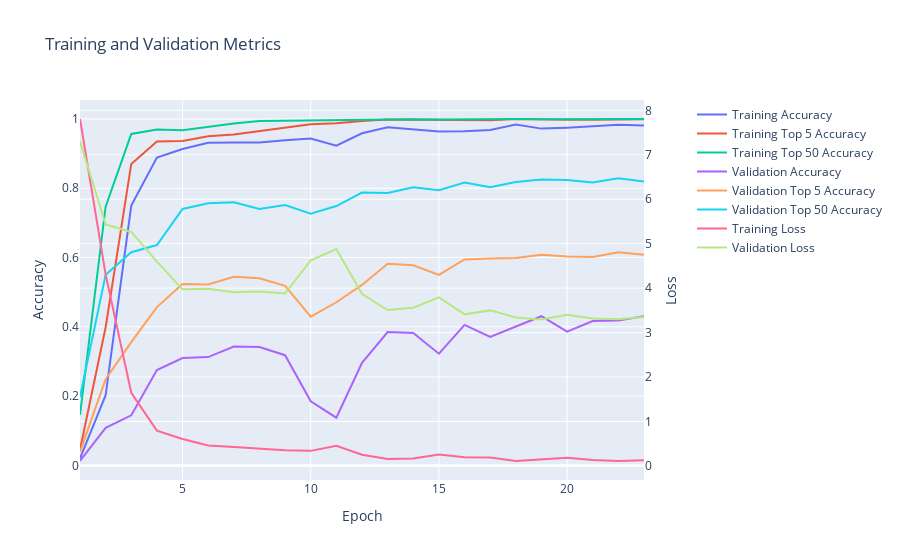

Notebook cell for this chart:
### Code cell
arcface_cross_entropy_model.display_training_history()

### Figure 1 — Plotly figure (JSON) as saved in the notebook; plotly's stock layout.template omitted (floating-point values rounded to 4 significant figures)
{"data": [{"mode": "lines", "name": "Training Accuracy", "type": "scatter", "x": [1, 2, 3, 4, 5, 6, 7, 8, 9, 10, 11, 12, 13, 14, 15, 16, 17, 18, 19, 20, 21, 22, 23], "xaxis": "x", "y": [0.01978, 0.2024, 0.7501, 0.8886, 0.9132, 0.9313, 0.9323, 0.9323, 0.9389, 0.9434, 0.9229, 0.9587, 0.976, 0.9691, 0.9642, 0.9649, 0.9684, 0.9844, 0.9722, 0.975, 0.9781, 0.9833, 0.9809, 0.9844], "yaxis": "y"}, {"mode": "lines", "name": "Training Top 5 Accuracy", "type": "scatter", "x": [1, 2, 3, 4, 5, 6, 7, 8, 9, 10, 11, 12, 13, 14, 15, 16, 17, 18, 19, 20, 21, 22, 23], "xaxis": "x", "y": [0.04512, 0.3988, 0.8702, 0.9351, 0.9368, 0.9504, 0.9556, 0.9656, 0.9754, 0.9847, 0.9875, 0.9944, 0.9983, 0.9976, 0.9965, 0.9958, 0.9962, 0.9997, 0.9983, 0.9979, 0.9979, 0.9993, 0.9993, 0.9983], "yaxis": "y"}, {"mode": "lines", "name": "Training Top 50 Accuracy", "type": "scatter", "x": [1, 2, 3, 4, 5, 6, 7, 8, 9, 10, 11, 12, 13, 14, 15, 16, 17, 18, 19, 20, 21, 22, 23], "xaxis": "x", "y": [0.1458, 0.7466, 0.957, 0.9698, 0.9677, 0.9785, 0.9872, 0.9944, 0.9951, 0.9979, 0.9986, 0.999, 0.9997, 0.9993, 0.9983, 0.9993, 0.9986, 1.0, 0.999, 0.9986, 0.9993, 0.9997, 0.9997, 0.9997], "yaxis": "y"}, {"mode": "lines", "name": "Validation Accuracy", "type": "scatter", "x": [1, 2, 3, 4, 5, 6, 7, 8, 9, 10, 11, 12, 13, 14, 15, 16, 17, 18, 19, 20, 21, 22, 23], "xaxis": "x", "y": [0.0125, 0.1083, 0.1444, 0.275, 0.3097, 0.3125, 0.3431, 0.3417, 0.3181, 0.1847, 0.1375, 0.2958, 0.3847, 0.3819, 0.3222, 0.4056, 0.3708, 0.4014, 0.4306, 0.3861, 0.4167, 0.4181, 0.4306, 0.4125], "yaxis": "y"}, {"mode": "lines", "name": "Validation Top 5 Accuracy", "type": "scatter", "x": [1, 2, 3, 4, 5, 6, 7, 8, 9, 10, 11, 12, 13, 14, 15, 16, 17, 18, 19, 20, 21, 22, 23], "xaxis": "x", "y": [0.03889, 0.2486, 0.3556, 0.4569, 0.5236, 0.5222, 0.5444, 0.5403, 0.5181, 0.4292, 0.4708, 0.5208, 0.5819, 0.5778, 0.55, 0.5944, 0.5972, 0.5986, 0.6083, 0.6028, 0.6014, 0.6153, 0.6083, 0.6], "yaxis": "y"}, {"mode": "lines", "name": "Validation Top 50 Accuracy", "type": "scatter", "x": [1, 2, 3, 4, 5, 6, 7, 8, 9, 10, 11, 12, 13, 14, 15, 16, 17, 18, 19, 20, 21, 22, 23], "xaxis": "x", "y": [0.1972, 0.55, 0.6153, 0.6361, 0.7403, 0.7569, 0.7597, 0.7403, 0.7514, 0.7264, 0.7486, 0.7875, 0.7861, 0.8028, 0.7944, 0.8167, 0.8028, 0.8181, 0.825, 0.8236, 0.8167, 0.8292, 0.8194, 0.8306], "yaxis": "y"}, {"mode": "lines", "name": "Training Loss", "type": "scatter", "x": [1, 2, 3, 4, 5, 6, 7, 8, 9, 10, 11, 12, 13, 14, 15, 16, 17, 18, 19, 20, 21, 22, 23], "xaxis": "x", "y": [7.805, 4.304, 1.646, 0.7944, 0.6063, 0.4614, 0.4247, 0.3957, 0.3505, 0.3397, 0.4527, 0.2516, 0.1577, 0.1692, 0.2563, 0.1947, 0.191, 0.1114, 0.1477, 0.183, 0.1356, 0.1129, 0.129, 0.1036], "yaxis": "y2"}, {"mode": "lines", "name": "Validation Loss", "type": "scatter", "x": [1, 2, 3, 4, 5, 6, 7, 8, 9, 10, 11, 12, 13, 14, 15, 16, 17, 18, 19, 20, 21, 22, 23], "xaxis": "x", "y": [7.303, 5.433, 5.265, 4.596, 3.973, 3.984, 3.91, 3.926, 3.88, 4.626, 4.878, 3.867, 3.509, 3.56, 3.793, 3.41, 3.5, 3.338, 3.293, 3.4, 3.32, 3.3, 3.349, 3.347], "yaxis": "y2"}], "layout": {"title": {"text": "Training and Validation Metrics"}, "xaxis": {"anchor": "y", "domain": [0.0, 0.94], "title": {"text": "Epoch"}}, "yaxis": {"anchor": "x", "domain": [0.0, 1.0], "title": {"text": "Accuracy"}}, "yaxis2": {"anchor": "x", "overlaying": "y", "side": "right", "title": {"text": "Loss"}}}}
